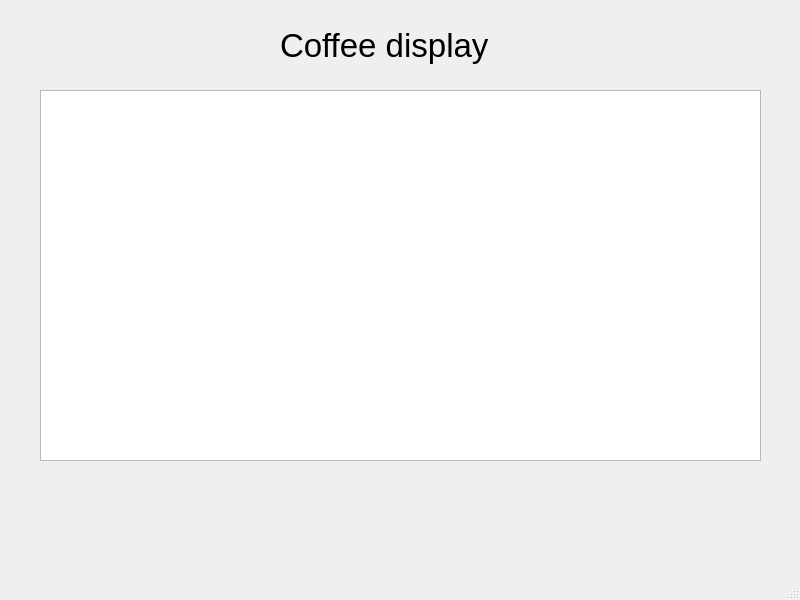
<?xml version="1.0" encoding="UTF-8"?>
<ui version="4.0">
 <class>MainWindow</class>
 <widget class="QMainWindow" name="MainWindow">
  <property name="geometry">
   <rect>
    <x>0</x>
    <y>0</y>
    <width>800</width>
    <height>600</height>
   </rect>
  </property>
  <property name="windowTitle">
   <string>MainWindow</string>
  </property>
  <widget class="QWidget" name="centralwidget">
   <widget class="QLabel" name="label">
    <property name="geometry">
     <rect>
      <x>280</x>
      <y>20</y>
      <width>211</width>
      <height>51</height>
     </rect>
    </property>
    <property name="font">
     <font>
      <pointsize>25</pointsize>
     </font>
    </property>
    <property name="text">
     <string>Coffee display</string>
    </property>
   </widget>
   <widget class="QTableWidget" name="tableWidget">
    <property name="geometry">
     <rect>
      <x>40</x>
      <y>90</y>
      <width>721</width>
      <height>371</height>
     </rect>
    </property>
   </widget>
  </widget>
  <widget class="QMenuBar" name="menubar">
   <property name="geometry">
    <rect>
     <x>0</x>
     <y>0</y>
     <width>800</width>
     <height>21</height>
    </rect>
   </property>
  </widget>
  <widget class="QStatusBar" name="statusbar"/>
 </widget>
 <resources/>
 <connections/>
</ui>
